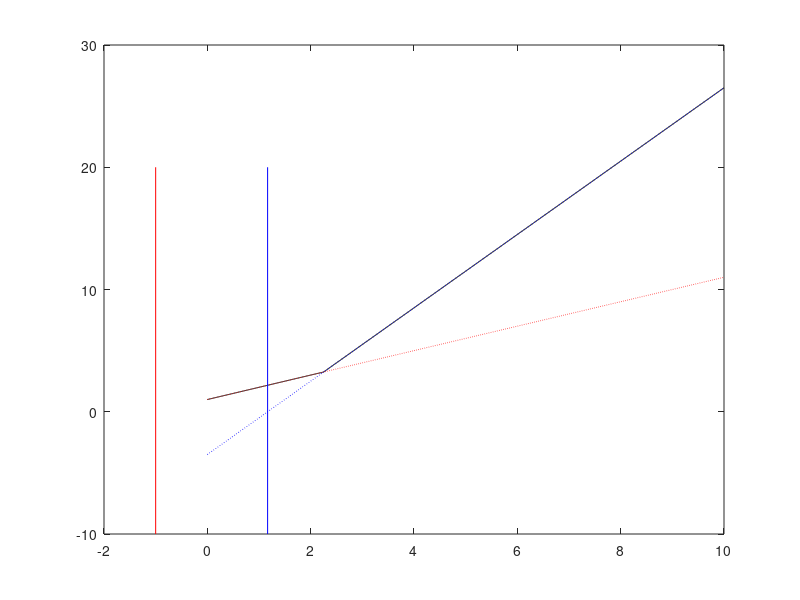

Write MATLAB code to recreate this figure.
% test root finding

clearvars
close all
clc

y1      = @(x) 1 + 1*x;
y2      = @(x) -3.5 + 3*x;

y       = @(x) max(y1(x), y2(x));

a1      = 0;
[xsol, fsol] = fzero(@(x) y(x) - a1, 5);
[xsol1, fsol1] = fzero(@(x) y1(x) - a1, 5);
[xsol2, fsol2] = fzero(@(x) y2(x) - a1, 5);


diff_y1 = y(xsol1) - a1
diff_y2 = y(xsol2) - a1


x       = linspace(0,1e1,1e3);
plot(x, y(x), 'k')
hold on
plot(x, y1(x), 'r:')
plot(x, y2(x), 'b:')
plot([xsol1, xsol1], [-10, 20], 'r')
plot([xsol2, xsol2], [-10, 20], 'b')
